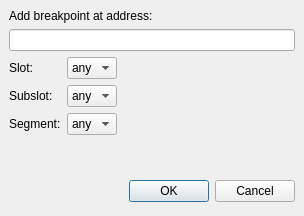
<?xml version="1.0" encoding="UTF-8"?>
<ui version="4.0">
 <class>BreakpointDialog</class>
 <widget class="QDialog" name="BreakpointDialog">
  <property name="geometry">
   <rect>
    <x>0</x>
    <y>0</y>
    <width>304</width>
    <height>216</height>
   </rect>
  </property>
  <property name="sizePolicy">
   <sizepolicy hsizetype="Preferred" vsizetype="Fixed">
    <horstretch>0</horstretch>
    <verstretch>0</verstretch>
   </sizepolicy>
  </property>
  <property name="windowTitle">
   <string>Add breakpoint</string>
  </property>
  <layout class="QVBoxLayout">
   <property name="spacing">
    <number>6</number>
   </property>
   <property name="margin">
    <number>9</number>
   </property>
   <item>
    <layout class="QVBoxLayout">
     <property name="spacing">
      <number>6</number>
     </property>
     <property name="margin">
      <number>0</number>
     </property>
     <item>
      <widget class="QLabel" name="label">
       <property name="sizePolicy">
        <sizepolicy hsizetype="Preferred" vsizetype="Fixed">
         <horstretch>0</horstretch>
         <verstretch>0</verstretch>
        </sizepolicy>
       </property>
       <property name="text">
        <string>Add breakpoint at address:</string>
       </property>
      </widget>
     </item>
     <item>
      <widget class="QLineEdit" name="edtAddress"/>
     </item>
    </layout>
   </item>
   <item>
    <layout class="QGridLayout">
     <property name="margin">
      <number>0</number>
     </property>
     <property name="spacing">
      <number>6</number>
     </property>
     <item row="2" column="1">
      <widget class="QComboBox" name="cmbxSegment">
       <item>
        <property name="text">
         <string>any</string>
        </property>
       </item>
      </widget>
     </item>
     <item row="1" column="0">
      <widget class="QLabel" name="label_3">
       <property name="text">
        <string>Subslot:</string>
       </property>
       <property name="buddy">
        <cstring>cmbxSubslot</cstring>
       </property>
      </widget>
     </item>
     <item row="2" column="0">
      <widget class="QLabel" name="label_4">
       <property name="text">
        <string>Segment:</string>
       </property>
       <property name="buddy">
        <cstring>cmbxSegment</cstring>
       </property>
      </widget>
     </item>
     <item row="1" column="1">
      <widget class="QComboBox" name="cmbxSubslot">
       <item>
        <property name="text">
         <string>any</string>
        </property>
       </item>
       <item>
        <property name="text">
         <string>0</string>
        </property>
       </item>
       <item>
        <property name="text">
         <string>1</string>
        </property>
       </item>
       <item>
        <property name="text">
         <string>2</string>
        </property>
       </item>
       <item>
        <property name="text">
         <string>3</string>
        </property>
       </item>
      </widget>
     </item>
     <item row="0" column="0">
      <widget class="QLabel" name="label_2">
       <property name="text">
        <string>Slot:</string>
       </property>
       <property name="buddy">
        <cstring>cmbxSlot</cstring>
       </property>
      </widget>
     </item>
     <item row="0" column="1">
      <widget class="QComboBox" name="cmbxSlot">
       <item>
        <property name="text">
         <string>any</string>
        </property>
       </item>
       <item>
        <property name="text">
         <string>0</string>
        </property>
       </item>
       <item>
        <property name="text">
         <string>1</string>
        </property>
       </item>
       <item>
        <property name="text">
         <string>2</string>
        </property>
       </item>
       <item>
        <property name="text">
         <string>3</string>
        </property>
       </item>
      </widget>
     </item>
     <item row="1" column="2">
      <spacer>
       <property name="orientation">
        <enum>Qt::Horizontal</enum>
       </property>
       <property name="sizeHint" stdset="0">
        <size>
         <width>40</width>
         <height>20</height>
        </size>
       </property>
      </spacer>
     </item>
    </layout>
   </item>
   <item>
    <spacer>
     <property name="orientation">
      <enum>Qt::Vertical</enum>
     </property>
     <property name="sizeHint" stdset="0">
      <size>
       <width>20</width>
       <height>5</height>
      </size>
     </property>
    </spacer>
   </item>
   <item>
    <layout class="QHBoxLayout">
     <property name="spacing">
      <number>6</number>
     </property>
     <property name="margin">
      <number>0</number>
     </property>
     <item>
      <spacer>
       <property name="orientation">
        <enum>Qt::Horizontal</enum>
       </property>
       <property name="sizeHint" stdset="0">
        <size>
         <width>131</width>
         <height>31</height>
        </size>
       </property>
      </spacer>
     </item>
     <item>
      <widget class="QPushButton" name="okButton">
       <property name="text">
        <string>OK</string>
       </property>
      </widget>
     </item>
     <item>
      <widget class="QPushButton" name="cancelButton">
       <property name="text">
        <string>Cancel</string>
       </property>
      </widget>
     </item>
    </layout>
   </item>
  </layout>
 </widget>
 <resources/>
 <connections>
  <connection>
   <sender>okButton</sender>
   <signal>clicked()</signal>
   <receiver>BreakpointDialog</receiver>
   <slot>accept()</slot>
   <hints>
    <hint type="sourcelabel">
     <x>278</x>
     <y>253</y>
    </hint>
    <hint type="destinationlabel">
     <x>96</x>
     <y>254</y>
    </hint>
   </hints>
  </connection>
  <connection>
   <sender>cancelButton</sender>
   <signal>clicked()</signal>
   <receiver>BreakpointDialog</receiver>
   <slot>reject()</slot>
   <hints>
    <hint type="sourcelabel">
     <x>369</x>
     <y>253</y>
    </hint>
    <hint type="destinationlabel">
     <x>179</x>
     <y>282</y>
    </hint>
   </hints>
  </connection>
 </connections>
</ui>
